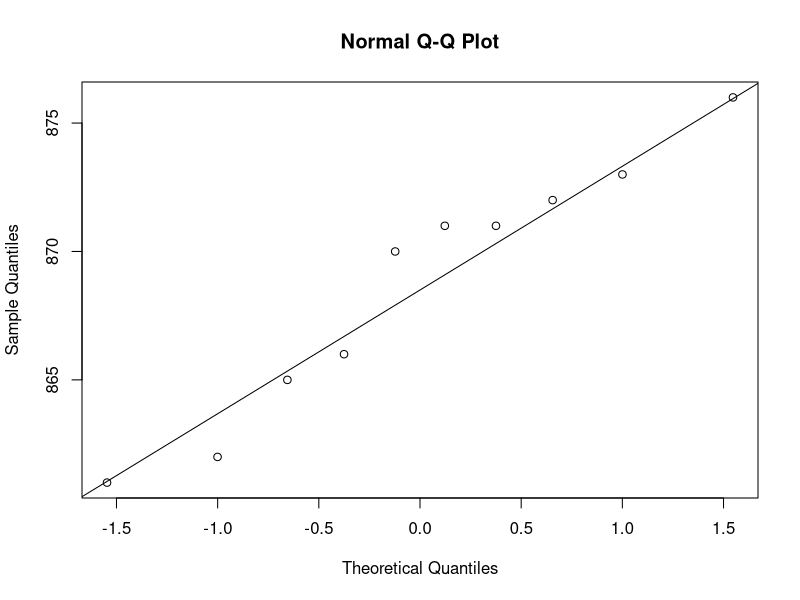
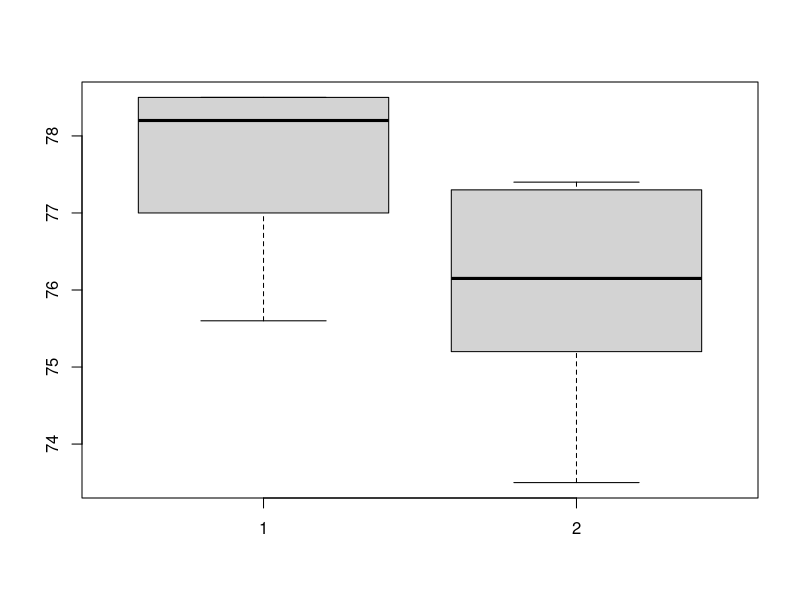
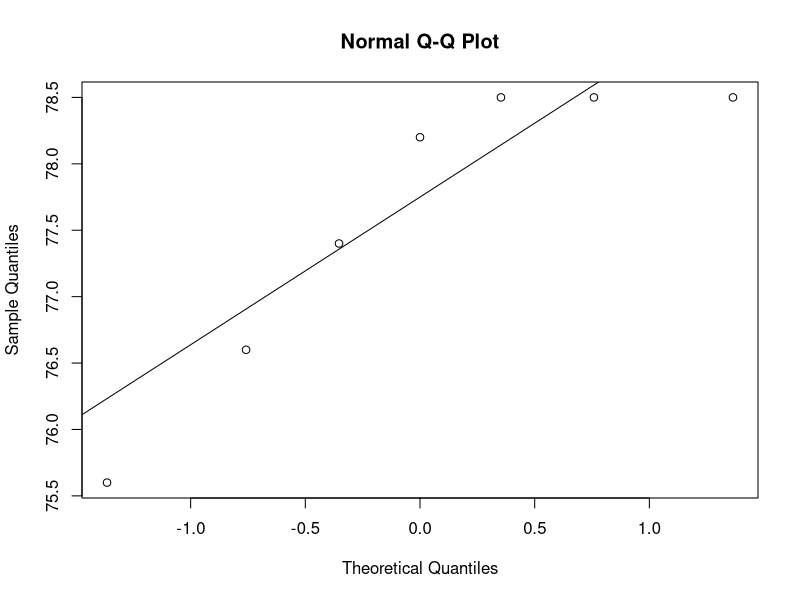
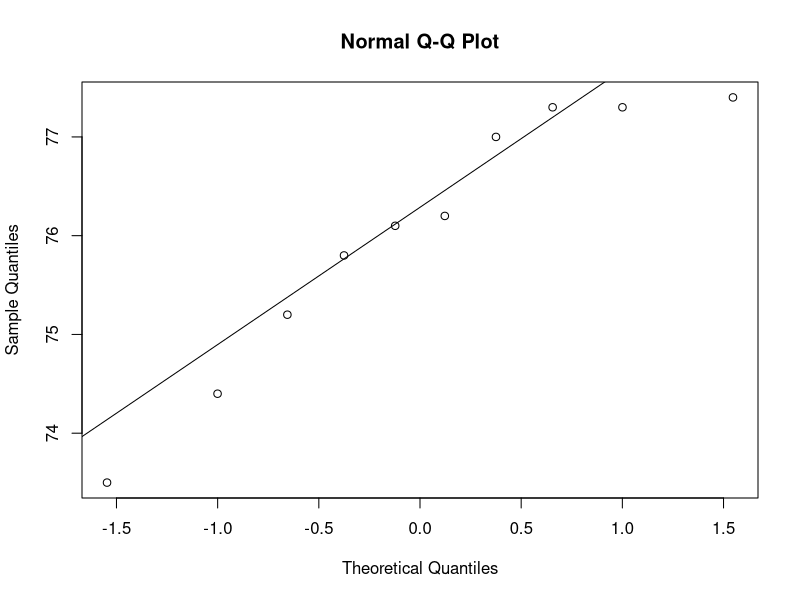
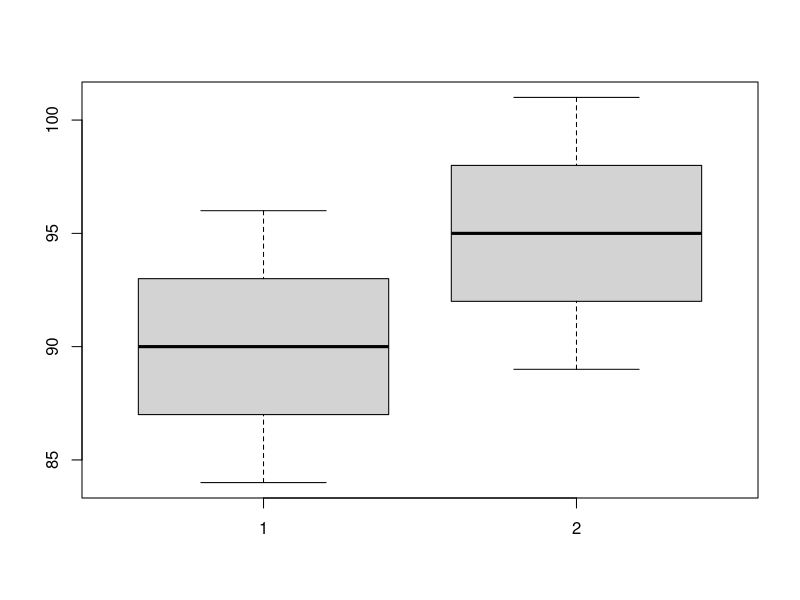
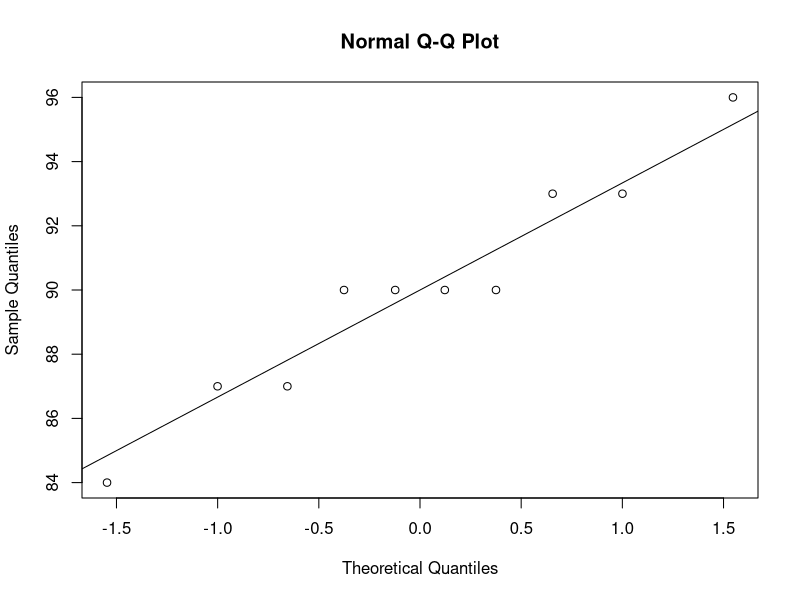
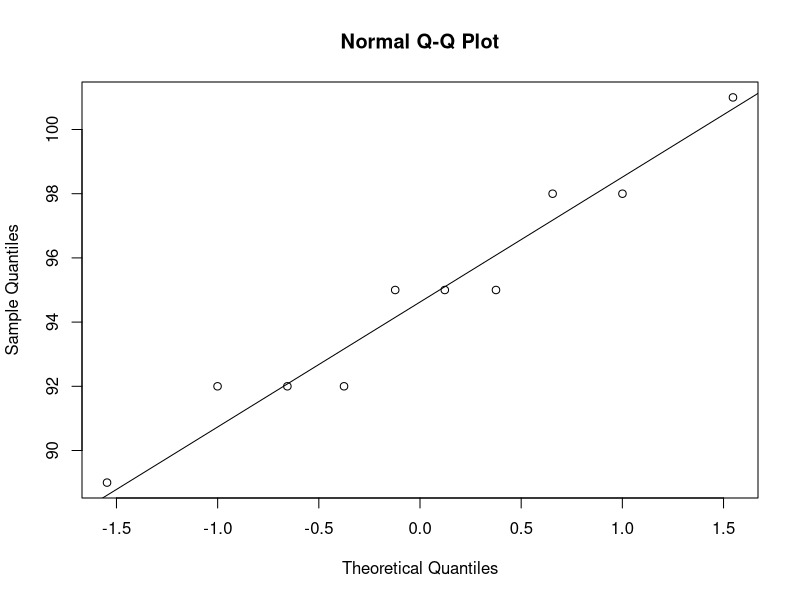
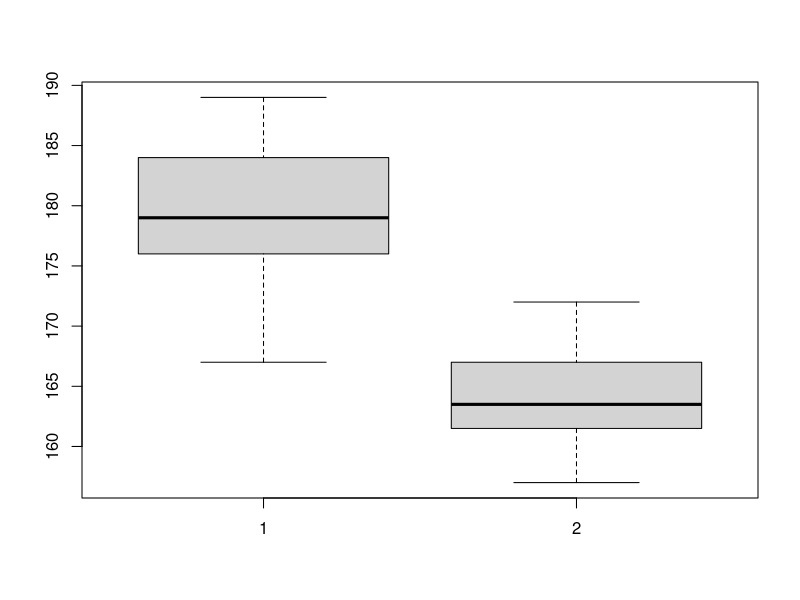

The R script that drew these images, in order:
#TESTOWANIE HIPOTEZ STATYSTYCZNYCH

# zadanie 1 ---------------------------------------------------------------
#zweryfikuj hipotezę, że średnia głębokość morza w tym regionie wynosi 870m
#test t-studenta dla jednej próby

glebokosc <- c(862, 870, 876, 866, 871, 865, 861, 873, 871, 872)

#shapiro.test
(wynik <- shapiro.test(glebokosc))
#p-value
(wynik$p.value)

#wykres
qqnorm(glebokosc)
qqline(glebokosc)

#średnia
(mean(glebokosc))

#test t-studenta (srednia < 870, więc alternative less)
(wynik2 <- t.test(glebokosc, mu = 870, alternative = 'less'))
(wynik2$p.value)

# zadanie 2 ---------------------------------------------------------------
#wniosek CTA
#test t-studenta dla dwóch prób niezależnych i test f-snedcora

a <- c(78.2, 78.5, 75.6, 78.5, 78.5, 77.4, 76.6)
b <- c(76.1, 75.2, 75.8, 77.3, 77.3, 77.0, 74.4, 76.2, 73.5, 77.4)

#wykres ramkowy
boxplot(a, b)

#shapiro.test a
(wynikA <- shapiro.test(a))
#p-value
(wynikA$p.value)

#wykres a
qqnorm(a)
qqline(a)

#shapiro.test b
(wynikB <- shapiro.test(b))
(wynikB$p.value)

#wykres b
qqnorm(b)
qqline(b)

#f-sndecor
(var(a))
(var(b))

#test f-sndecor (var(a) < var(b) więc alternative less)
(wynikAB <- var.test(a, b, alternative = "less"))
(wynikAB$p.value)

#średnia a i b
(mean(a))
(mean(b))

#t.student (var.equal=TRUE, gdy p.value z f-sndecor > 0.05)
(wynikAB2 <- t.test(a, b, var.equal = TRUE, alternative = "greater"))
(wynikAB2$p.value)

# zadanie 3 ---------------------------------------------------------------
#Zweryfikuj, czy film znacznie poprawia stosunek do szkół publicznych
#test t-studenta dla prób zależnych

grupaPrzed <- c(84, 87, 87, 90, 90, 90, 90, 93, 93, 96)
grupaPo <- c(89, 92, 98, 95, 95, 92, 95, 92, 98, 101)

#wykres ramkowy
boxplot(grupaPrzed, grupaPo)

#shapiro.test grupaPrzed
(wynikA <- shapiro.test(grupaPrzed))
(wynikA$p.value)

#wykres
qqnorm(grupaPrzed)
qqline(grupaPrzed)

#skapiro.test grupaPo
(wynikB <- shapiro.test(grupaPo))
(wynikB$p.value)

#wykres
qqnorm(grupaPo)
qqline(grupaPo)

#średnia
(mean(grupaPrzed))
(mean(grupaPo))

#t.student (paired=TRUE dla grup zależnych)
(wynikTest <- t.test(grupaPrzed, grupaPo, alternative = 'less', paired = TRUE))
(wynikTest$p.value)

# zadanie 4 ---------------------------------------------------------------
#Czy możemy stwierdzić, że średni wzrost mężczyzn jest znacznie większy niż wzrost kobiet?
#test t-studenta dla dwóch grup niezależnych i test f-snedcora
  
men <- c(171, 176, 179, 189, 176, 182, 173, 179, 184, 186, 189, 167, 177)
women <- c(161, 162, 163, 162, 166, 164, 168, 165, 168, 157, 161, 172)

#wykres ramkowy
boxplot(men, women)

#shapiro.test men
wynikMen <- shapiro.test(men)
(wynikMen$p.value)

#wykres
qqnorm(men)
qqline(men)

#shapiro.test women
wynikWomen <- shapiro.test(women)
(wynikWomen$p.value)

#wykres
qqnorm(women)
qqline(women)

#f-sndecor
var(men)
var(women)

#test f-sndecor
wynik <- var.test(men, women, alternative = "greater")
(wynik$p.value)

#średnia
mean(men)
mean(women)

#t-student (var.equal=FALSE czyli domyślne więc nie piszemy bo p.value z f-sndecor < 0,05)
wynik2 <- t.test(men, women, alternative = "greater")
(wynik2$p.value)